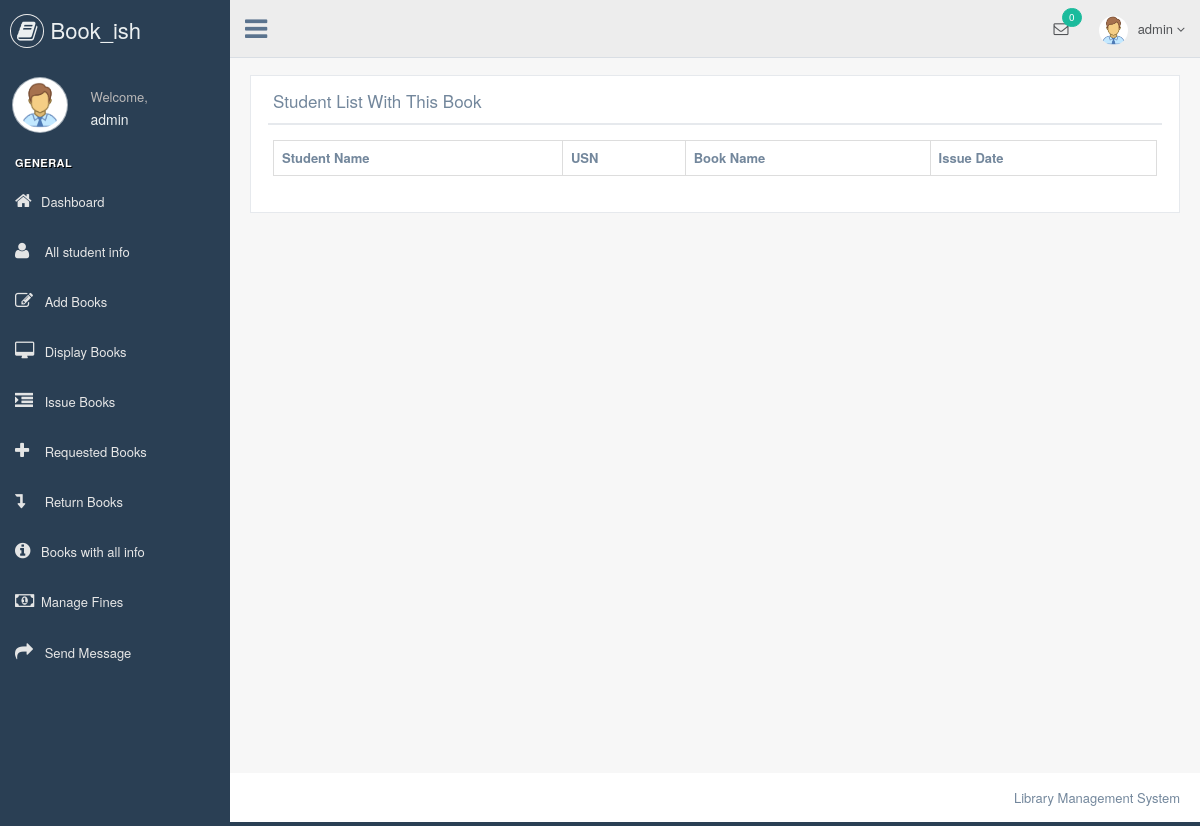
/librarian/all_student_of_this_book.php?books_name=Analysis and Design of Algorithms (signed in), run on an earlier commit of the app's database.
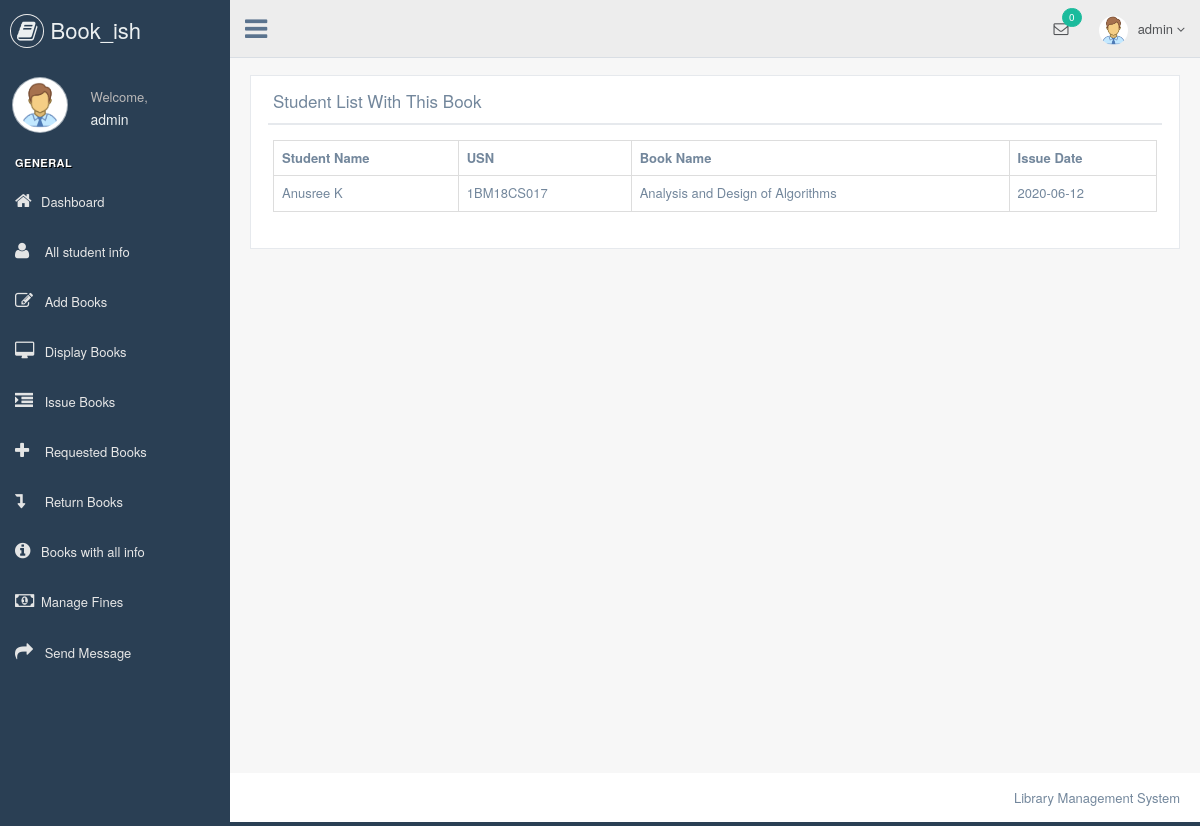
And on a later commit of the database.
### tables this page shows
CREATE TABLE `issue_books` (
  `issueid` int(11) NOT NULL,
  `usn` varchar(30) NOT NULL,
  `books_name` varchar(100) NOT NULL,
  `issue_date` date NOT NULL,
  `return_date` date NOT NULL,
  `edition` int(11) DEFAULT NULL,
  `student_name` varchar(30) DEFAULT NULL,
  `return_status` varchar(10) DEFAULT 'no'
);

### librarian/all_student_of_this_book.php (the view, shortened to what this page needs)
        <?php
    include "header.php";
?>
        <div class="right_col" role="main">
            <div class="">
                <div class="page-title">
                    </div>
                <div class="row" style="min-height:500px">
                    <div class="col-md-12 col-sm-12 col-xs-12">
                        <div class="x_panel">
                            <div class="x_title">
                                <h2>Student List With This Book</h2>
                                <div class="clearfix"></div>
                            </div>
                            <div class="x_content">
                            <?php
                                    $res=mysqli_query($db,"SELECT * FROM `issue_books` WHERE `books_name`='$_GET[books_name]'and `return_status`= 'no' ");
                                    echo "<table class='table table-bordered'>";
                                    echo "<tr>";
                                    echo "<th>"; echo "Student Name"; echo "</th>";
                                    echo "<th>"; echo "USN"; echo "</th>";
                                    echo "<th>"; echo "Book Name"; echo "</th>";
                                    echo "<th>"; echo "Issue Date"; echo "</th>";
                                    echo "</tr>";
                                    while ($row=mysqli_fetch_array($res)){
                                        echo "<tr>";
                                        echo "<td>"; echo $row["student_name"]; echo "</td>";
                                        echo "<td>"; echo $row["usn"]; echo "</td>";
                                        echo "<td>"; echo $row["books_name"]; echo "</td>";
                                        echo "<td>"; echo $row["issue_date"]; echo "</td>";
                                        echo "</tr>";
                                    }
                                    echo "</table>";
                                ?>
                            </div>
                        </div>
                    </div>
                </div>
            </div>
        </div>
<?php
    include "footer.php";
?>

What changed in the data, as far as the page shows it:
added issue_books: student_name "Anusree K", usn "1BM18CS017", books_name "Analysis and Design of Algorithms", issue_date "2020-06-12"
